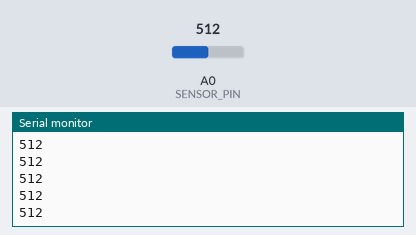
Simulated run of this sketch. Board: Arduino Nano, built with avr-gcc and run on an emulated ATmega328P. On the bench: the last lines printed to the serial monitor. The test bench sets the inputs (shaded band); at power-on: A0 (SENSOR_PIN) = 512.

Above: at 1.2 s.
1.3 s: A0 (SENSOR_PIN) set to 716
At 2.0 s:
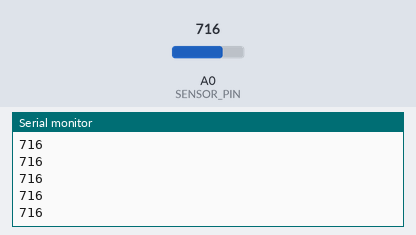
2.8 s: A0 (SENSOR_PIN) set to 900
At 3.3 s:
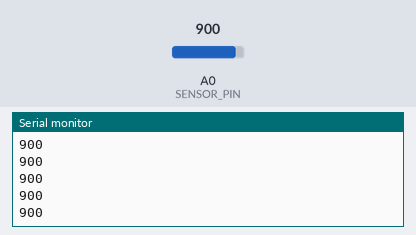
Timing chart, 0 to 5.0 s (numbered marks = the images above; inputs shaded):
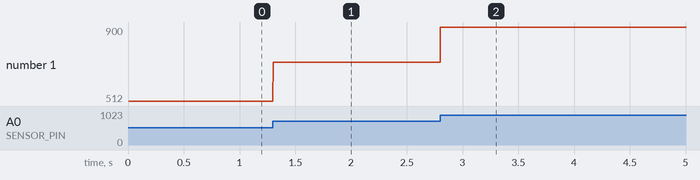

The sketch:

semg_reader.ino
```cpp
/*
 * sEMG 信号采集固件 v0.3
 *
 * 硬件: Arduino Nano V3 (ATmega328P) + 单通道干电极 sEMG 模块 (思知瑞)
 * 功能: 以 500Hz 固定采样率读取 A0 引脚的真实 ADC 值，通过串口发送至上位机
 *
 * 串口协议 (文本格式):
 *   - 启动完成后发送一行 "READY\n" 哨兵帧，标志数据流开始
 *   - 随后每行一个整数 (0-1023)，以 '\n' 结尾
 *   - 波特率: 115200
 *   - 采样率: 500 Hz (间隔 2000μs)
 *
 * 带宽估算: max 6 bytes/sample × 500 Hz = 3000 B/s ≈ 26% 带宽占用，
 *           文本格式安全可靠，无需二进制帧同步协议。
 *
 * 严格遵守非阻塞原则: 全程使用 micros() 计时，禁止 delay()。
 */

// ── 配置参数 ──────────────────────────────────────────────────────────────────
const int          SENSOR_PIN         = A0;     // sEMG 传感器模拟输入引脚
const unsigned long BAUD_RATE         = 115200; // 串口波特率 (与上位机 config.py 一致)
const unsigned long SAMPLE_INTERVAL_US = 2000;  // 采样间隔 (μs) = 1/500Hz
const int          WARMUP_READS       = 16;     // 预热 ADC 读数次数 (消除启动瞬态)

// ── 全局变量 ──────────────────────────────────────────────────────────────────
unsigned long lastSampleTime = 0;   // 上次采样时间戳 (μs)，累加式防止时间漂移

void setup() {
    // 初始化串口
    Serial.begin(BAUD_RATE);

    // 配置 ADC：使用默认 5V 参考电压，引脚设为输入
    analogReference(DEFAULT);
    pinMode(SENSOR_PIN, INPUT);

    // 预热 ADC：连续读取并丢弃，稳定内部电容充电状态
    // 注意：此处使用 delayMicroseconds 仅用于 ADC 预热，
    //       不在主采样循环中使用，不违反非阻塞原则。
    for (int i = 0; i < WARMUP_READS; i++) {
        analogRead(SENSOR_PIN);
        delayMicroseconds(200);
    }

    // 发送哨兵帧：通知上位机固件已就绪，数据流即将开始
    // 上位机收到 "READY" 后可立即启动数据接收，无需盲等固定时长
    Serial.println("READY");

    // 初始化计时器（在 println 之后，避免首帧时间偏差）
    lastSampleTime = micros();
}

void loop() {
    unsigned long currentTime = micros();

    // 非阻塞精确定时：仅在达到采样间隔时采样一次
    if (currentTime - lastSampleTime >= SAMPLE_INTERVAL_US) {
        // 累加而非赋值，防止因 loop() 执行耗时导致的长期时间漂移
        lastSampleTime += SAMPLE_INTERVAL_US;

        // F-01: 增加追赶保护（anti-windup guard），防范阻塞解除后产生采样风暴
        // 如果落后时间超过 10 个采样周期（约 20ms），直接跳跃重置到当前时间，重新对齐
        if (currentTime - lastSampleTime >= SAMPLE_INTERVAL_US * 10) {
            lastSampleTime = currentTime;
        }

        // 读取真实传感器 ADC 值 (10-bit: 0-1023)
        int adcValue = analogRead(SENSOR_PIN);

        // F-02: 发送前校验 FIFO 发送缓冲区空闲字节数，防止缓冲区满时导致 micros() 采样定时停滞
        // 每一帧文本格式的数据长度最大为: "1023\r\n" = 6 字节
        if (Serial.availableForWrite() >= 6) {
            Serial.println(adcValue);
        }
        // 如果 FIFO 空间不足，则丢弃本帧数据，优先保证采样定时的绝对精准
    }
}
```

Measured:
- after the input at 1.3 s, the serial monitor: prints a new line at once (image 1)
- after the input at 2.8 s, the serial monitor: prints a new line at once (image 2)
- plotted number 1: 512 → 716 after the input at 1.3 s, 716 → 900 after the input at 2.8 s
